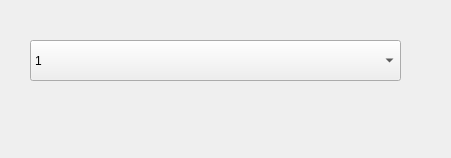
<?xml version="1.0" encoding="UTF-8"?>
<ui version="4.0">
 <class>Form</class>
 <widget class="QWidget" name="Form">
  <property name="geometry">
   <rect>
    <x>0</x>
    <y>0</y>
    <width>451</width>
    <height>158</height>
   </rect>
  </property>
  <property name="windowTitle">
   <string>Form</string>
  </property>
  <widget class="QComboBox" name="comboBox">
   <property name="geometry">
    <rect>
     <x>30</x>
     <y>40</y>
     <width>371</width>
     <height>41</height>
    </rect>
   </property>
   <item>
    <property name="text">
     <string>1</string>
    </property>
   </item>
   <item>
    <property name="text">
     <string>2</string>
    </property>
   </item>
   <item>
    <property name="text">
     <string>3</string>
    </property>
   </item>
   <item>
    <property name="text">
     <string>4</string>
    </property>
   </item>
   <item>
    <property name="text">
     <string>5</string>
    </property>
   </item>
   <item>
    <property name="text">
     <string>6</string>
    </property>
   </item>
   <item>
    <property name="text">
     <string>7</string>
    </property>
   </item>
   <item>
    <property name="text">
     <string>8</string>
    </property>
   </item>
   <item>
    <property name="text">
     <string>9</string>
    </property>
   </item>
   <item>
    <property name="text">
     <string>10</string>
    </property>
   </item>
  </widget>
 </widget>
 <resources/>
 <connections/>
</ui>
